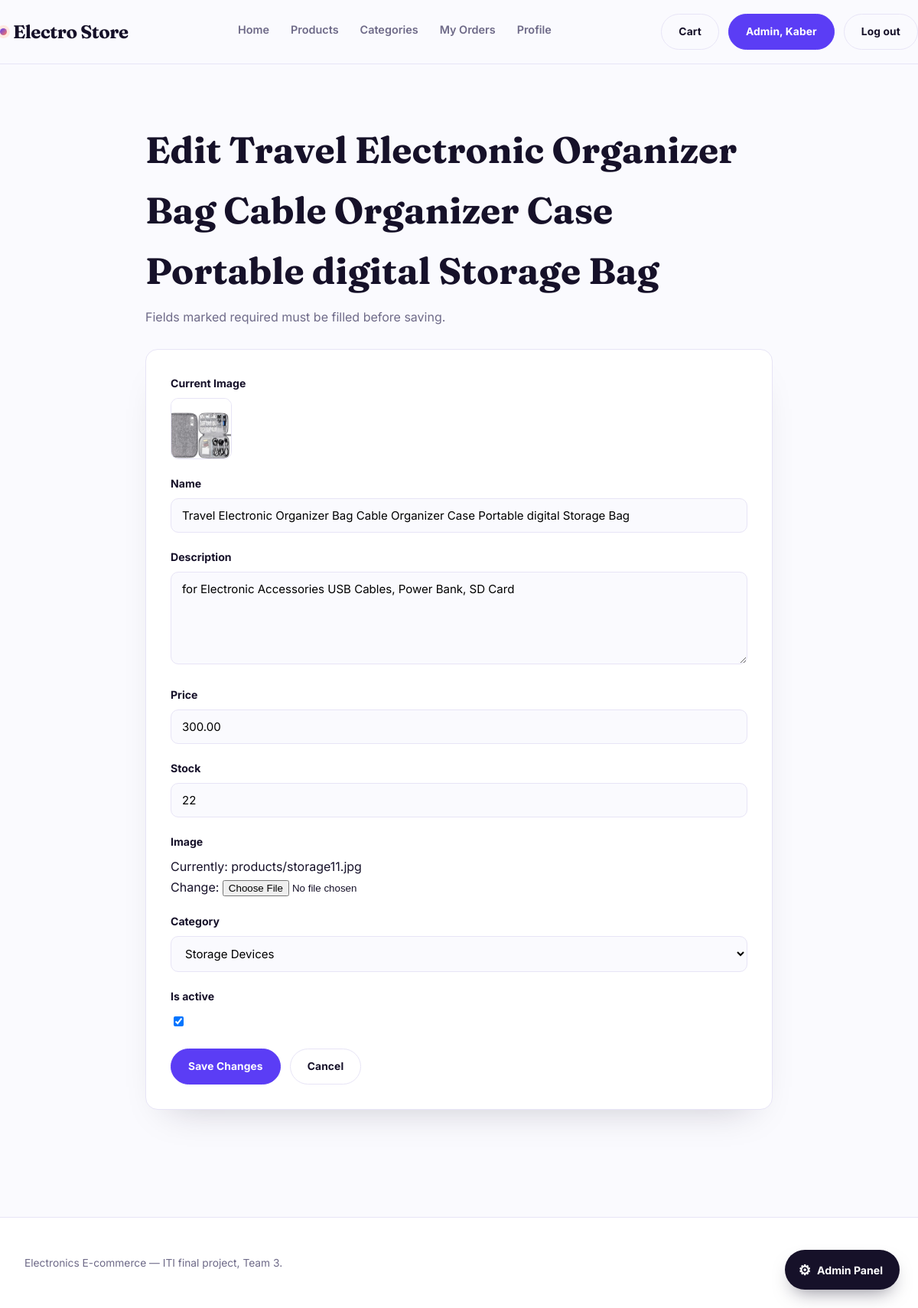
The app's page /catalog/manage/products/96/edit/ (signed in) with its own data.
### accounts/models.py (models this page shows, shortened)
class User(AbstractUser):
    username = None
    email = models.EmailField(unique=True)
    mobile = models.CharField(max_length=11)
    USERNAME_FIELD = "email"
    REQUIRED_FIELDS = []
    objects = UserManager()

### catalog/models.py (models this page shows, shortened)
class Product(models.Model):
    name = models.CharField(max_length=200)
    slug = models.SlugField(max_length=220, unique=True, blank=True)
    description = models.TextField()
    price = models.DecimalField(max_digits=10, decimal_places=2)
    stock = models.PositiveIntegerField(default=0)
    image = models.ImageField(upload_to='products/')
    category = models.ForeignKey(
        Category,
        on_delete=models.PROTECT,
        related_name='products'
    )
    is_active = models.BooleanField(default=True)
    created_at = models.DateTimeField(auto_now_add=True)
    updated_at = models.DateTimeField(auto_now=True)
    class Meta:
        ordering = ['-created_at']

### catalog/views.py (the view)
# urls.py: path('catalog/manage/products/<int:pk>/edit/', views.admin_product_edit, name='admin_product_edit'),
@staff_member_required
def admin_product_edit(request, pk):
    product = get_object_or_404(Product, pk=pk)
    if request.method == 'POST':
        form = ProductForm(request.POST, request.FILES, instance=product)
        if form.is_valid():
            form.save()
            messages.success(request, 'Product updated.')
            return redirect('catalog:admin_product_list')
    else:
        form = ProductForm(instance=product)
    return render(request, 'catalog/admin/product_form.html', {
        'form': form, 'page_title': f'Edit {product.name}', 'submit_label': 'Save Changes',
    })

### catalog/forms.py
class ProductForm(forms.ModelForm):
    class Meta:
        model = Product
        fields = [
            "name",
            "description",
            "price",
            "stock",
            "image",
            "category",
            "is_active",
        ]
        widgets = {
            "name": forms.TextInput(
                attrs={"placeholder": "Product name"}
            ),
            "description": forms.Textarea(
                attrs={
                    "rows": 5,
                    "placeholder": "Product description",
                }
            ),
            "price": forms.NumberInput(
                attrs={
                    "step": "0.01",
                    "min": "0",
                }
            ),
            "stock": forms.NumberInput(
                attrs={
                    "min": "0",
                }
            ),
        }

### catalog/models.py (called while the page is built)
    def __str__(self):
        return self.name

### templates/catalog/admin/product_form.html (shortened to what this page needs)
{% extends 'base.html' %}
{% block content %}
<section class="admin-form-page">
  <div class="wrap">
    <div class="admin-form-shell">
      <h1>{{ page_title }}</h1>
      <p class="admin-form-intro">Fields marked required must be filled before saving.</p>
      <form class="admin-form" method="post" enctype="multipart/form-data">
        {% if form.instance.image %}
          <div class="admin-field">
            <label>Current Image</label>
            <div class="current-image"><img src="{{ form.instance.image.url }}" alt="{{ form.instance.name }}"></div>
          </div>
        {% endif %}
        {% for field in form %}
          <div class="admin-field">
            <label for="{{ field.id_for_label }}">{{ field.label }}</label>
            {{ field }}
          </div>
        {% endfor %}
        <div class="admin-form-actions">
          <button class="btn" type="submit"><span>{{ submit_label }}</span></button>
          <a class="btn btn-ghost" href="{% url 'catalog:admin_product_list' %}"><span>Cancel</span></a>
        </div>
      </form>
    </div>
  </div>
</section>
{% endblock %}

### templates/base.html (shortened to what this page needs)
{% load static %}
<!DOCTYPE html>
<html lang="en">
<head>
  <link rel="stylesheet" href="{% static 'css/base.css' %}">
</head>
<body>
  <header class="top" id="siteHeader">
    <div class="wrap top-in">
      <a class="brand" href="{% url 'catalog:home' %}"><span class="brand-dot"></span>Electro Store</a>
      <nav class="nav">
        <a href="{% url 'catalog:home' %}">Home</a>
        <a href="{% url 'catalog:product_list' %}">Products</a>
        <a href="{% url 'catalog:category_list' %}">Categories</a>
        {% if user.is_authenticated %}
        {% if user.is_staff %}
        <a href="{% url 'orders:order_history' %}">My Orders</a>
        {% else %}
        <a href="{% url 'orders:order_history' %}">My Orders</a>
        {% endif %}
        <a href="{% url 'accounts:profile' %}">Profile</a>
        {% endif %}
      </nav>
      <div class="nav-act">
        <a class="btn btn-ghost" href="{% url 'cart:cart_detail' %}"><span>Cart</span></a>
        {% if user.is_authenticated %}
        <a class="btn" href="{% url 'accounts:profile' %}">
          <span>
            {% if user.is_staff %}
            Admin, {{ user.first_name }}
            {% else %}
            {{ user.first_name|default:"Account" }}
            {% endif %}
          </span>
        </a>
        <a class="btn btn-ghost" href="{% url 'accounts:logout' %}">
          <span>Log out</span>
        </a>
        {% endif %}
      </div>
    </div>
  </header>
  {% if user.is_authenticated and user.is_staff %}
  <button class="admin-toggle" id="adminToggle" title="Open Admin Panel">
    <span class="icon">⚙</span><span>Admin Panel</span>
  </button>
  {% endif %}
  <main>
    {% block content %}{% endblock %}
  </main>
  <footer class="foot">
    <div class="wrap foot-in">
      <div>Electronics E-commerce — ITI final project, Team 3.</div>
      <div>Crafted with Django.</div>
    </div>
  </footer>
</body>
</html>

### static/css/base.css (style rules this page uses)
:root { --bg:#FAFAFE; --surface:#FFFFFF; --ink:#161129; --muted:#6E6A88; --line:#E7E4F6; --primary:#5B3DF5; --primary-deep:#3B24B8; --accent:#FF7A59; --accent-soft:#FFE8E0; --mint:#12B886; --display:"Fraunces",Georgia,serif; --body:"Inter",system-ui,-apple-system,"Segoe UI",sans-serif; }
* { box-sizing:border-box }
body { margin:0;background:var(--bg);color:var(--ink); font-family:var(--body);font-size:16px;line-height:1.65; -webkit-font-smoothing:antialiased; }
a { color:inherit;text-decoration:none }
img { max-width:100%;display:block }
.wrap { max-width:1260px;margin:0 auto;padding:0 32px }
.top { border-bottom:1px solid var(--line);background:rgba(250,250,254,.9); backdrop-filter:blur(10px);position:sticky;top:0;z-index:30; transition:box-shadow .3s ease }
.top-in { display:flex;align-items:center;justify-content:space-between; gap:28px;padding:18px 0 }
.brand { font-family:var(--display);font-size:1.5rem;font-weight:700; letter-spacing:-.02em;color:var(--ink);display:flex;align-items:center;gap:8px }
.brand-dot { width:9px;height:9px;border-radius:50%; background:linear-gradient(135deg,var(--primary),var(--accent)); box-shadow:0 0 0 4px var(--accent-soft) }
.nav { display:flex;gap:28px;font-size:.9rem;font-weight:600 }
.nav a { position:relative;padding-bottom:4px;color:var(--muted);transition:color .2s ease }
.nav a::after { content:"";position:absolute;left:0;bottom:0;width:100%;height:2px; border-radius:2px;background:linear-gradient(90deg,var(--primary),var(--accent)); transform:scaleX(0);transform-origin:right; transition:transform .35s cubic-bezier(.4,0,.2,1) }
.nav-act { display:flex;gap:12px;align-items:center }
.btn { position:relative;overflow:hidden;display:inline-block; font-family:var(--body);font-size:.86rem;font-weight:700;letter-spacing:.01em; padding:11px 22px;border-radius:999px;border:1px solid var(--primary); background:var(--primary);color:#fff;cursor:pointer; transition:transform .25s cubic-bezier(.2,.7,.3,1),box-shadow .25s ease,background .25s ease; }
.btn span { position:relative;z-index:1 }
.btn-ghost { background:transparent;color:var(--ink);border-color:var(--line) }
.foot { border-top:1px solid var(--line);margin-top:110px;padding:48px 0; font-size:.86rem;color:var(--muted);background:var(--surface) }
.foot-in { display:flex;flex-wrap:wrap;gap:20px;justify-content:space-between }
.admin-form-page .wrap,.delete-page .wrap { display:flex;justify-content:center }
.admin-form { background:var(--surface);border:1px solid var(--line);border-radius:16px;padding:32px; box-shadow:0 24px 48px -30px rgba(22,17,41,.25) }
.admin-form label { display:block;font-weight:700;margin-bottom:8px;font-size:.88rem }
.admin-form input[type="text"],.admin-form input[type="number"], .admin-form textarea,.admin-form select { width:100%;padding:12px 14px;border:1px solid var(--line);border-radius:10px; font-family:var(--body);font-size:.94rem;background:var(--bg) }
.admin-field { margin-bottom:20px }
.admin-toggle { position:fixed;right:24px;bottom:24px;z-index:40; height:52px;padding:0 22px 0 18px;border-radius:999px; background:var(--ink);color:#fff;display:flex;align-items:center; gap:8px;font-family:var(--body);font-size:.88rem;font-weight:700; border:none;cursor:pointer; box-shadow:0 12px 24px -10px rgba(22,17,41,.5); transition:transform .25s ease }
.admin-toggle .icon { font-size:1.15rem }

### templates/catalog/admin/product_form.html (style rules this page uses)
.admin-form-page { padding:72px 0 30px }
.admin-form-shell { max-width:820px;width:100%;margin:0 }
.admin-form-shell h1 { font-family:var(--display);font-size:clamp(2rem,4vw,3.2rem);margin:0 0 8px }
.admin-form-intro { color:var(--muted);margin:0 0 28px }
.admin-form-actions { display:flex;gap:12px;margin-top:22px }
.admin-form input[type="checkbox"] { width:auto }
.current-image { margin-bottom:10px }
.current-image img { width:80px;height:80px;object-fit:cover;border-radius:10px;border:1px solid var(--line) }

### records on screen
User: first_name "Kaber"
Product: instance.image (picture), form "Travel Electronic Organizer Bag Cable Organizer Case Portable digital Storage Bag" "for Electronic Accessories USB Cables, Power Bank, SD Card" "300.00" "22" "Storage Devices" "☑"

### other values on screen
{{ page_title }} "Edit Travel Electronic Organizer Bag Cable Organizer Case Portable digital Storage Bag"
{{ field.label }} "Name" "Description" "Price" "Stock" "Image" "Category" "Is active"
{{ submit_label }} "Save Changes"
